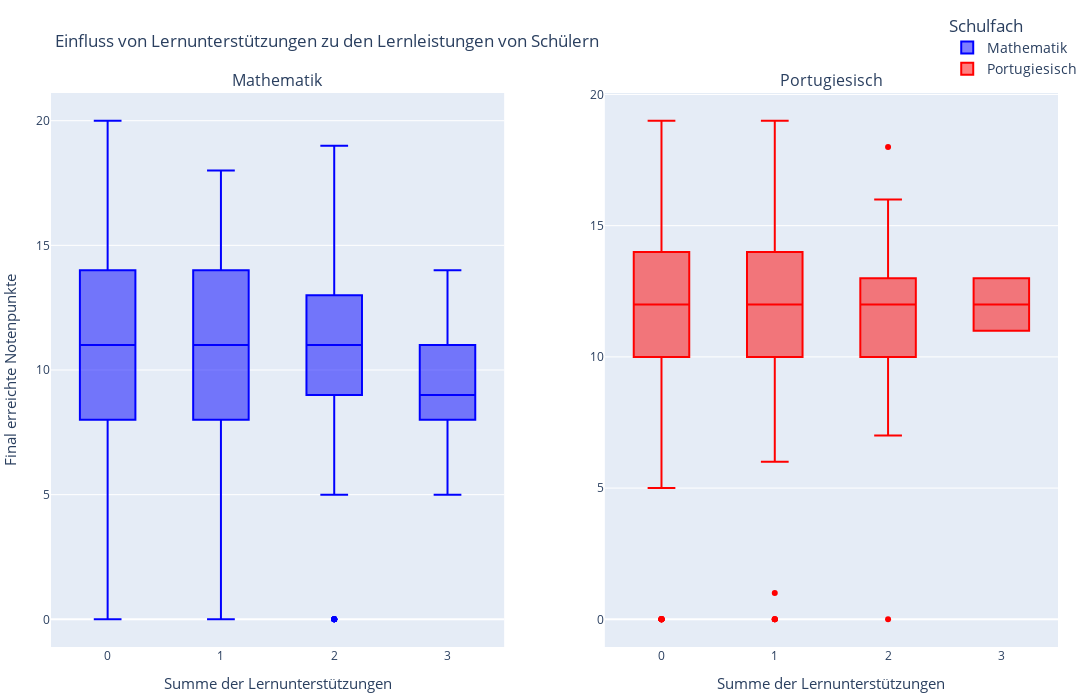

Write notebook code for a chart like this one.
### Code cell
balk = go.Figure()
balk = make_subplots(rows=1, cols=2, subplot_titles=('Mathematik', 'Portugiesisch'))

balk.add_trace(go.Box(
    x=mat_df['mat_sup_sum'],
    y=mat_df['G3'],
    name='Mathematik',
    marker_color='blue',
    offsetgroup=0,
    orientation='v'),
    row=1,
    col=1
)

balk.add_trace(go.Box(
    y=por_df['G3'],
    x=por_df['por_sup_sum'],
    name='Portugiesisch',
    marker_color='#FF0000',
    offsetgroup=0,
    orientation='v'),
    row=1,
    col=2
)

balk.update_layout(
    title='Einfluss von Lernunterstützungen zu den Lernleistungen von Schülern',
    boxmode='group',
    legend=dict(title='Schulfach', orientation='v', traceorder='normal', x=0.89, y=1.15, font=dict(size=14)),
    height=700,
    width=1200,
    margin=dict(l=50, r=20, t=10, b=50),
)

balk.update_yaxes(title_text='Final erreichte Notenpunkte', row=1, col=1, title_font=dict(size=15))
balk.update_xaxes(title_text='Summe der Lernunterstützungen', row=1, col=1, title_font=dict(size=15))
balk.update_xaxes(title_text='Summe der Lernunterstützungen', row=1, col=2, title_font=dict(size=15))

balk.write_image('balk.png')
balk.show()

### Figure 1 — Plotly figure (JSON) as saved in the notebook; plotly's stock layout.template omitted (floating-point values rounded to 4 significant figures; data arrays with more than 128 entries replaced by an {"elided": "..."} marker saying what was removed)
{"data": [{"marker": {"color": "blue"}, "name": "Mathematik", "offsetgroup": "0", "orientation": "v", "type": "box", "x": {"elided": "395 int values"}, "xaxis": "x", "y": {"elided": "395 int values"}, "yaxis": "y"}, {"marker": {"color": "#FF0000"}, "name": "Portugiesisch", "offsetgroup": "0", "orientation": "v", "type": "box", "x": {"elided": "649 int values"}, "xaxis": "x2", "y": {"elided": "649 int values"}, "yaxis": "y2"}], "layout": {"annotations": [{"font": {"size": 16}, "showarrow": false, "text": "Mathematik", "x": 0.225, "xanchor": "center", "xref": "paper", "y": 1, "yanchor": "bottom", "yref": "paper"}, {"font": {"size": 16}, "showarrow": false, "text": "Portugiesisch", "x": 0.775, "xanchor": "center", "xref": "paper", "y": 1, "yanchor": "bottom", "yref": "paper"}], "boxmode": "group", "height": 700, "legend": {"font": {"size": 14}, "orientation": "v", "title": {"text": "Schulfach"}, "traceorder": "normal", "x": 0.89, "y": 1.15}, "margin": {"b": 50, "l": 50, "r": 20, "t": 10}, "title": {"text": "Einfluss von Lernunterstützungen zu den Lernleistungen von Schülern"}, "width": 1200, "xaxis": {"anchor": "y", "domain": [0, 0.45], "title": {"font": {"size": 15}, "text": "Summe der Lernunterstützungen"}}, "xaxis2": {"anchor": "y2", "domain": [0.55, 1], "title": {"font": {"size": 15}, "text": "Summe der Lernunterstützungen"}}, "yaxis": {"anchor": "x", "domain": [0, 1], "title": {"font": {"size": 15}, "text": "Final erreichte Notenpunkte"}}, "yaxis2": {"anchor": "x2", "domain": [0, 1]}}}
